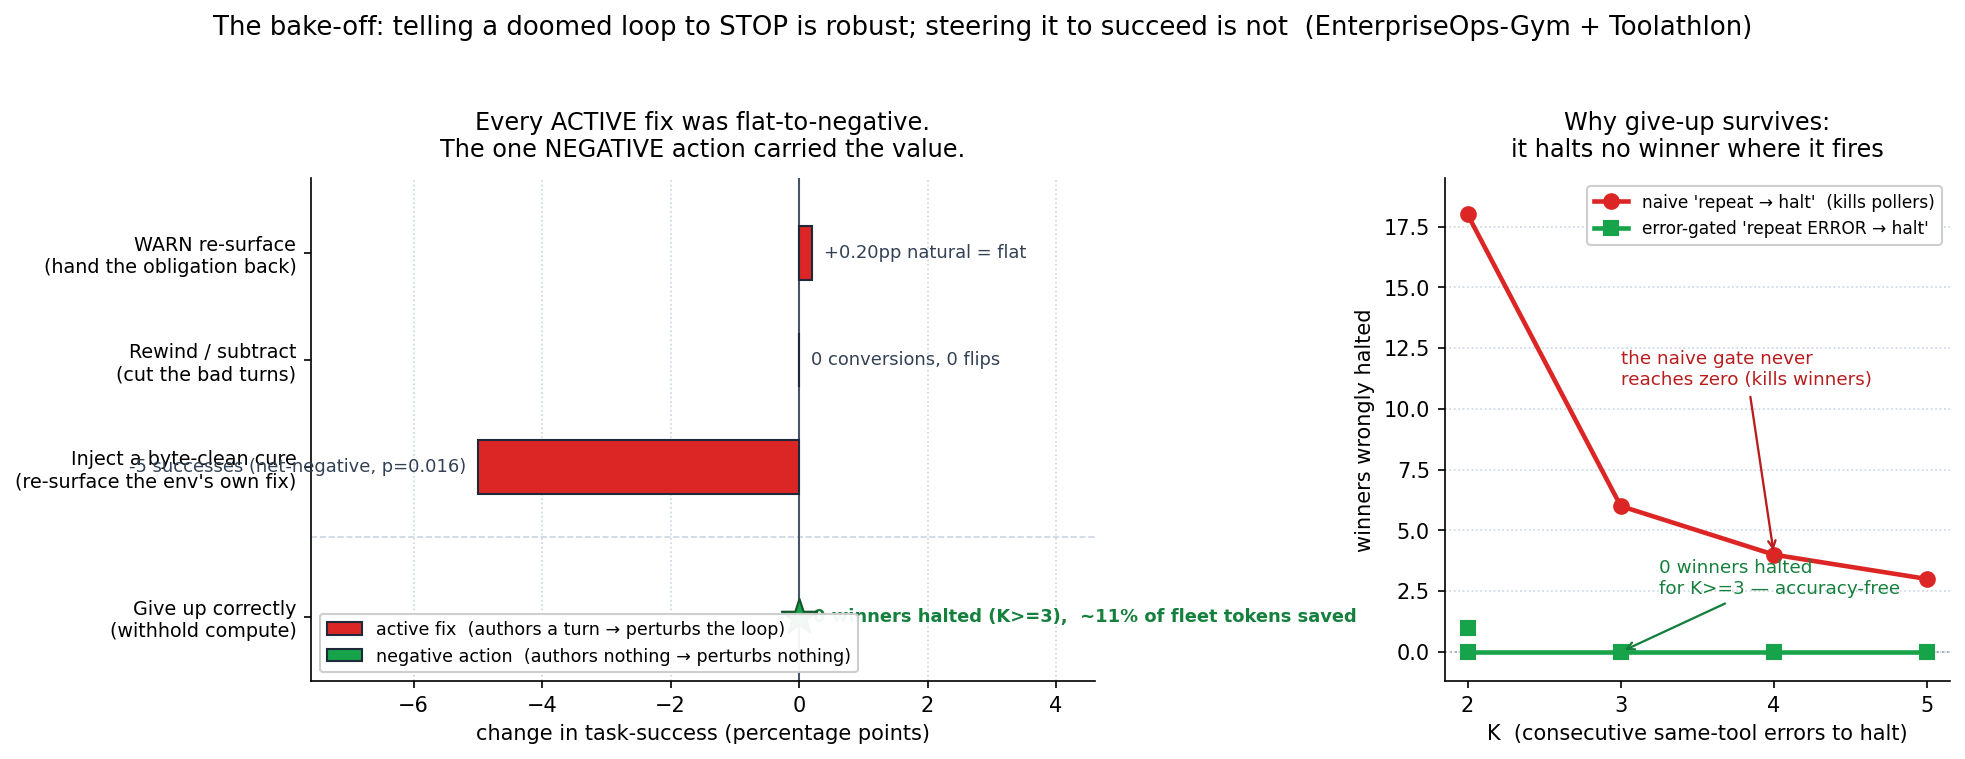

This figure's Python source:
#!/usr/bin/env python
"""Appendix figure: the active-fix bake-off — the negative action is the only survivor.

Plain-language companion figure for the paper appendix. Two panels:

  LEFT  — every ACTIVE in-loop fix we measured (warn, rewind, an injected byte-clean
          cure) moved task-success by flat-to-negative; the one NEGATIVE action
          (give up, withhold compute) is the only one that carried value.
  RIGHT — why give-up is the survivor: it is accuracy-FREE where it fires
          (0 winners halted at K>=3, both benchmarks) while still saving tokens.

EVERY number is transcribed from paper/_VERIFIED_FACTS_2026-06-07.md (the live SSOT
re-run that day). No number is invented here. This is a derived illustration, not a
new source of truth — if the facts file changes, regenerate.

    python paper/figs_src/appx_fix_bakeoff.py    # writes appx_fix_bakeoff.png alongside

Date.now()/random are intentionally unused (deterministic output).
"""
from __future__ import annotations

from pathlib import Path

import matplotlib

matplotlib.use("Agg")
import matplotlib.pyplot as plt
from matplotlib.patches import Patch

OUT = Path(__file__).resolve().parent / "appx_fix_bakeoff.png"

# --- the verified bake-off numbers (EnterpriseOps-Gym, gemini-2.5-flash) -------------
# label, task-success delta, kind ('active'|'negative'), the honest footnote
# The three ACTIVE fixes are plotted as task-success deltas. Give-up is NOT a
# task-success delta (it authors no correction) — its value is "0 winners halted +
# tokens saved", so it gets its own marker on the zero line, not a competing bar.
BAKEOFF = [
    ("WARN re-surface\n(hand the obligation back)", +0.20, "active",
     "+0.20pp natural = flat"),
    ("Rewind / subtract\n(cut the bad turns)", 0.0, "active",
     "0 conversions, 0 flips"),
    ("Inject a byte-clean cure\n(re-surface the env's own fix)", -5.0, "active",
     "-5 successes (net-negative, p=0.016)"),
]
GIVEUP_LABEL = "Give up correctly\n(withhold compute)"

COL = {
    "negative": "#16a34a",   # green — the survivor
    "active": "#dc2626",     # red — flat-to-negative
}


def main() -> None:
    fig, (axL, axR) = plt.subplots(
        1, 2, figsize=(13.2, 5.0), gridspec_kw={"width_ratios": [1.55, 1.0]}
    )

    # ---- LEFT: the bake-off bars -----------------------------------------------------
    # Three ACTIVE-fix bars at y = 3,2,1; the NEGATIVE action sits apart at y = -0.4.
    labels = [b[0] for b in BAKEOFF]
    deltas = [b[1] for b in BAKEOFF]
    notes = [b[2 + 1] for b in BAKEOFF]
    ypos = [3, 2, 1]

    axL.barh(ypos, deltas, color=COL["active"], edgecolor="#1e293b",
             height=0.5, zorder=3)
    axL.axvline(0, color="#475569", linewidth=1.0, zorder=2)

    for y, d, note in zip(ypos, deltas, notes):
        offset = 0.18 if d >= 0 else -0.18
        ha = "left" if d >= 0 else "right"
        axL.text(d + offset, y, note, va="center", ha=ha, fontsize=8.6,
                 color="#334155")

    # the negative action — a distinguished marker on the zero line, not a bar
    gy = -0.4
    axL.scatter([0], [gy], marker="*", s=320, color=COL["negative"],
                edgecolor="#14532d", linewidth=1.0, zorder=4)
    axL.text(0.22, gy, "0 winners halted (K>=3),  ~11% of fleet tokens saved",
             va="center", ha="left", fontsize=8.6, color="#15803d",
             fontweight="bold")
    axL.axhline(0.35, color="#cbd5e1", linewidth=0.8, linestyle="--", zorder=1)

    axL.set_yticks(ypos + [gy])
    axL.set_yticklabels(labels + [GIVEUP_LABEL], fontsize=9.2)
    axL.set_ylim(-1.0, 3.7)
    axL.set_xlim(-7.6, 4.6)
    axL.set_xlabel("change in task-success (percentage points)", fontsize=10)
    axL.set_title("Every ACTIVE fix was flat-to-negative.\n"
                  "The one NEGATIVE action carried the value.",
                  fontsize=11.5, pad=10)
    axL.grid(axis="x", linestyle=":", color="#cbd5e1", zorder=0)
    for s in ("top", "right"):
        axL.spines[s].set_visible(False)
    axL.legend(handles=[
        Patch(facecolor=COL["active"], edgecolor="#1e293b",
              label="active fix  (authors a turn → perturbs the loop)"),
        Patch(facecolor=COL["negative"], edgecolor="#1e293b",
              label="negative action  (authors nothing → perturbs nothing)"),
    ], loc="lower left", fontsize=8.4, framealpha=0.95)

    # ---- RIGHT: why give-up survives — accuracy-free where it fires -------------------
    # winners halted by the SOUND error-gated gate vs the NAIVE raw-repeat gate, K>=3,
    # pooled across the two benchmarks (Toolathlon 1,634 winners + EnterpriseOps).
    Ks = [2, 3, 4, 5]
    naive = [18, 6, 4, 3]        # Toolathlon raw-repeat false-abandons (verified table)
    gated = [0, 0, 0, 0]         # error-gated false-abandons K>=3 (the 1 at K=2 is EOps)
    gated_k2 = 1                 # one winner at K=2 (EnterpriseOps), shown as the lone dot

    axR.plot(Ks, naive, "o-", color="#dc2626", linewidth=2.2, markersize=7,
             label="naive 'repeat → halt'  (kills pollers)", zorder=3)
    axR.plot(Ks, gated, "s-", color="#16a34a", linewidth=2.2, markersize=7,
             label="error-gated 'repeat ERROR → halt'", zorder=3)
    axR.plot([2], [gated_k2], "s", color="#16a34a", markersize=7, zorder=3)
    axR.axhline(0, color="#94a3b8", linewidth=0.9, linestyle=":", zorder=1)

    axR.annotate("0 winners halted\nfor K>=3 — accuracy-free",
                 xy=(3, 0), xytext=(3.25, 2.4), fontsize=8.8, color="#15803d",
                 ha="left",
                 arrowprops=dict(arrowstyle="->", color="#15803d", lw=1.1))
    axR.annotate("the naive gate never\nreaches zero (kills winners)",
                 xy=(4, 4), xytext=(3.0, 11.0), fontsize=8.8, color="#b91c1c",
                 ha="left",
                 arrowprops=dict(arrowstyle="->", color="#b91c1c", lw=1.1))

    axR.set_xticks(Ks)
    axR.set_xlabel("K  (consecutive same-tool errors to halt)", fontsize=10)
    axR.set_ylabel("winners wrongly halted", fontsize=10)
    axR.set_ylim(-1.2, 19.5)
    axR.set_title("Why give-up survives:\nit halts no winner where it fires",
                  fontsize=11.5, pad=10)
    axR.grid(axis="y", linestyle=":", color="#cbd5e1", zorder=0)
    for s in ("top", "right"):
        axR.spines[s].set_visible(False)
    axR.legend(loc="upper right", fontsize=8.2, framealpha=0.95)

    fig.suptitle(
        "The bake-off: telling a doomed loop to STOP is robust; steering it to "
        "succeed is not  (EnterpriseOps-Gym + Toolathlon)",
        fontsize=12.5, y=1.005,
    )
    fig.tight_layout(rect=(0, 0, 1, 0.97))
    fig.savefig(OUT, dpi=150, bbox_inches="tight", facecolor="white")
    print(f"wrote {OUT}")


if __name__ == "__main__":
    main()
